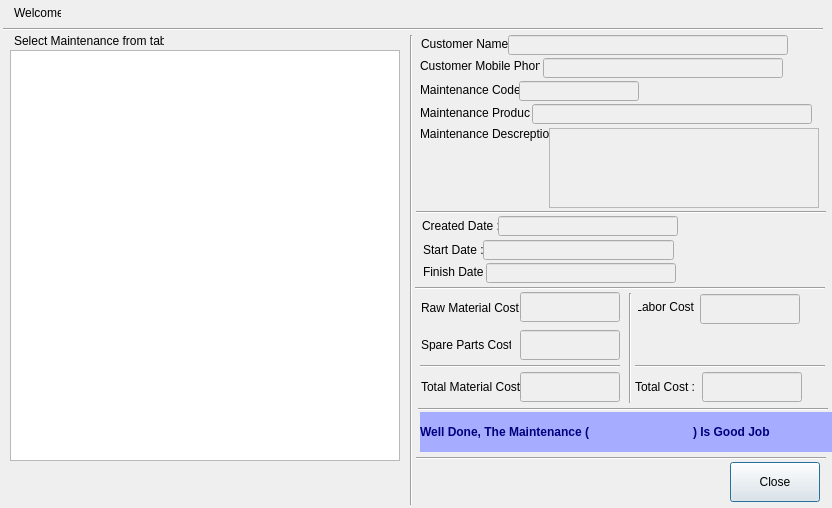
<?xml version="1.0" encoding="UTF-8"?>
<ui version="4.0">
	<class>lastMaintenanceDialog</class>
	<widget class="QDialog" name="lastMaintenanceDialog">
		<property name="geometry">
			<rect>
				<x>0</x>
				<y>0</y>
				<width>832</width>
				<height>508</height>
			</rect>
		</property>
		<property name="windowTitle">
			<string>Closed Maintenance</string>
		</property>
		<widget class="QLabel" name="label">
			<property name="geometry">
				<rect>
					<x>14</x>
					<y>3</y>
					<width>47</width>
					<height>20</height>
				</rect>
			</property>
			<property name="text">
				<string>Welcome,</string>
			</property>
		</widget>
		<widget class="QLabel" name="loggeduser">
			<property name="geometry">
				<rect>
					<x>65</x>
					<y>3</y>
					<width>180</width>
					<height>20</height>
				</rect>
			</property>
			<property name="font">
				<font>
					<weight>75</weight>
					<bold>true</bold>
				</font>
			</property>
			<property name="text">
				<string/>
			</property>
		</widget>
		<widget class="Line" name="line">
			<property name="geometry">
				<rect>
					<x>3</x>
					<y>28</y>
					<width>820</width>
					<height>3</height>
				</rect>
			</property>
			<property name="orientation">
				<enum>Qt::Horizontal</enum>
			</property>
		</widget>
		<widget class="QLabel" name="label_3">
			<property name="geometry">
				<rect>
					<x>14</x>
					<y>31</y>
					<width>150</width>
					<height>20</height>
				</rect>
			</property>
			<property name="text">
				<string>Select Maintenance from table :</string>
			</property>
		</widget>
		<widget class="QTableView" name="tableView">
			<property name="geometry">
				<rect>
					<x>10</x>
					<y>50</y>
					<width>390</width>
					<height>411</height>
				</rect>
			</property>
		</widget>
		<widget class="Line" name="line_2">
			<property name="geometry">
				<rect>
					<x>410</x>
					<y>35</y>
					<width>3</width>
					<height>470</height>
				</rect>
			</property>
			<property name="orientation">
				<enum>Qt::Vertical</enum>
			</property>
		</widget>
		<widget class="QLabel" name="label_4">
			<property name="geometry">
				<rect>
					<x>420</x>
					<y>83</y>
					<width>100</width>
					<height>13</height>
				</rect>
			</property>
			<property name="text">
				<string>Maintenance Code :</string>
			</property>
		</widget>
		<widget class="QLabel" name="label_5">
			<property name="geometry">
				<rect>
					<x>420</x>
					<y>103</y>
					<width>110</width>
					<height>20</height>
				</rect>
			</property>
			<property name="text">
				<string>Maintenance Product :</string>
			</property>
		</widget>
		<widget class="QLabel" name="label_6">
			<property name="geometry">
				<rect>
					<x>420</x>
					<y>124</y>
					<width>130</width>
					<height>20</height>
				</rect>
			</property>
			<property name="text">
				<string>Maintenance Descreption :</string>
			</property>
		</widget>
		<widget class="QLabel" name="label_7">
			<property name="geometry">
				<rect>
					<x>421</x>
					<y>34</y>
					<width>90</width>
					<height>20</height>
				</rect>
			</property>
			<property name="text">
				<string>Customer Name :</string>
			</property>
		</widget>
		<widget class="QLabel" name="label_8">
			<property name="geometry">
				<rect>
					<x>420</x>
					<y>56</y>
					<width>120</width>
					<height>20</height>
				</rect>
			</property>
			<property name="text">
				<string>Customer Mobile Phone :</string>
			</property>
		</widget>
		<widget class="QLineEdit" name="maintCodelbl">
			<property name="enabled">
				<bool>false</bool>
			</property>
			<property name="geometry">
				<rect>
					<x>519</x>
					<y>81</y>
					<width>120</width>
					<height>20</height>
				</rect>
			</property>
			<property name="font">
				<font>
					<pointsize>9</pointsize>
					<weight>75</weight>
					<bold>true</bold>
				</font>
			</property>
			<property name="styleSheet">
				<string notr="true">color: rgb(255, 0, 0);</string>
			</property>
		</widget>
		<widget class="QLineEdit" name="maintProductlbl">
			<property name="enabled">
				<bool>false</bool>
			</property>
			<property name="geometry">
				<rect>
					<x>532</x>
					<y>104</y>
					<width>280</width>
					<height>20</height>
				</rect>
			</property>
			<property name="font">
				<font>
					<pointsize>9</pointsize>
					<weight>75</weight>
					<bold>true</bold>
				</font>
			</property>
			<property name="styleSheet">
				<string notr="true">color: rgb(255, 0, 0);</string>
			</property>
		</widget>
		<widget class="QTextBrowser" name="maintDesclbl">
			<property name="enabled">
				<bool>false</bool>
			</property>
			<property name="geometry">
				<rect>
					<x>549</x>
					<y>128</y>
					<width>270</width>
					<height>80</height>
				</rect>
			</property>
			<property name="font">
				<font>
					<pointsize>9</pointsize>
					<weight>75</weight>
					<bold>true</bold>
				</font>
			</property>
			<property name="styleSheet">
				<string notr="true">color: rgb(255, 0, 0);</string>
			</property>
			<property name="lineWidth">
				<number>1</number>
			</property>
		</widget>
		<widget class="QLineEdit" name="custNamelbl">
			<property name="enabled">
				<bool>false</bool>
			</property>
			<property name="geometry">
				<rect>
					<x>508</x>
					<y>35</y>
					<width>280</width>
					<height>20</height>
				</rect>
			</property>
			<property name="font">
				<font>
					<pointsize>9</pointsize>
					<weight>75</weight>
					<bold>true</bold>
				</font>
			</property>
			<property name="styleSheet">
				<string notr="true">color: rgb(255, 0, 0);</string>
			</property>
		</widget>
		<widget class="QLineEdit" name="custMobilePhonelbl">
			<property name="enabled">
				<bool>false</bool>
			</property>
			<property name="geometry">
				<rect>
					<x>543</x>
					<y>58</y>
					<width>240</width>
					<height>20</height>
				</rect>
			</property>
			<property name="font">
				<font>
					<pointsize>9</pointsize>
					<weight>75</weight>
					<bold>true</bold>
				</font>
			</property>
			<property name="styleSheet">
				<string notr="true">color: rgb(255, 0, 0);</string>
			</property>
		</widget>
		<widget class="Line" name="line_3">
			<property name="geometry">
				<rect>
					<x>416</x>
					<y>211</y>
					<width>410</width>
					<height>3</height>
				</rect>
			</property>
			<property name="orientation">
				<enum>Qt::Horizontal</enum>
			</property>
		</widget>
		<widget class="QPushButton" name="closebtn">
			<property name="geometry">
				<rect>
					<x>730</x>
					<y>462</y>
					<width>90</width>
					<height>40</height>
				</rect>
			</property>
			<property name="text">
				<string>Close</string>
			</property>
		</widget>
		<widget class="Line" name="line_4">
			<property name="geometry">
				<rect>
					<x>416</x>
					<y>448</y>
					<width>410</width>
					<height>20</height>
				</rect>
			</property>
			<property name="orientation">
				<enum>Qt::Horizontal</enum>
			</property>
		</widget>
		<widget class="QLabel" name="label_2">
			<property name="geometry">
				<rect>
					<x>421</x>
					<y>301</y>
					<width>100</width>
					<height>13</height>
				</rect>
			</property>
			<property name="text">
				<string>Raw Material Cost :</string>
			</property>
		</widget>
		<widget class="QLabel" name="label_9">
			<property name="geometry">
				<rect>
					<x>421</x>
					<y>338</y>
					<width>90</width>
					<height>13</height>
				</rect>
			</property>
			<property name="text">
				<string>Spare Parts Cost :</string>
			</property>
		</widget>
		<widget class="QLabel" name="label_10">
			<property name="geometry">
				<rect>
					<x>421</x>
					<y>380</y>
					<width>100</width>
					<height>13</height>
				</rect>
			</property>
			<property name="text">
				<string>Total Material Cost :</string>
			</property>
		</widget>
		<widget class="QLabel" name="label_11">
			<property name="geometry">
				<rect>
					<x>638</x>
					<y>297</y>
					<width>60</width>
					<height>20</height>
				</rect>
			</property>
			<property name="text">
				<string>Labor Cost :</string>
			</property>
			<property name="alignment">
				<set>Qt::AlignCenter</set>
			</property>
		</widget>
		<widget class="QLineEdit" name="rowCostlbl">
			<property name="enabled">
				<bool>false</bool>
			</property>
			<property name="geometry">
				<rect>
					<x>520</x>
					<y>292</y>
					<width>100</width>
					<height>30</height>
				</rect>
			</property>
			<property name="font">
				<font>
					<pointsize>9</pointsize>
					<weight>75</weight>
					<italic>true</italic>
					<bold>true</bold>
				</font>
			</property>
			<property name="styleSheet">
				<string notr="true">color: rgb(255, 0, 0);</string>
			</property>
		</widget>
		<widget class="QLineEdit" name="spCostlbl">
			<property name="enabled">
				<bool>false</bool>
			</property>
			<property name="geometry">
				<rect>
					<x>520</x>
					<y>330</y>
					<width>100</width>
					<height>30</height>
				</rect>
			</property>
			<property name="font">
				<font>
					<pointsize>9</pointsize>
					<weight>75</weight>
					<italic>true</italic>
					<bold>true</bold>
				</font>
			</property>
			<property name="styleSheet">
				<string notr="true">color: rgb(255, 0, 0);</string>
			</property>
		</widget>
		<widget class="QLineEdit" name="matTotalCostlbl">
			<property name="enabled">
				<bool>false</bool>
			</property>
			<property name="geometry">
				<rect>
					<x>520</x>
					<y>372</y>
					<width>100</width>
					<height>30</height>
				</rect>
			</property>
			<property name="font">
				<font>
					<pointsize>9</pointsize>
					<weight>75</weight>
					<italic>true</italic>
					<bold>true</bold>
				</font>
			</property>
			<property name="styleSheet">
				<string notr="true">color: rgb(255, 0, 0);</string>
			</property>
		</widget>
		<widget class="Line" name="line_5">
			<property name="geometry">
				<rect>
					<x>629</x>
					<y>293</y>
					<width>3</width>
					<height>110</height>
				</rect>
			</property>
			<property name="orientation">
				<enum>Qt::Vertical</enum>
			</property>
		</widget>
		<widget class="QLabel" name="label_12">
			<property name="geometry">
				<rect>
					<x>635</x>
					<y>377</y>
					<width>60</width>
					<height>20</height>
				</rect>
			</property>
			<property name="text">
				<string>Total Cost :</string>
			</property>
			<property name="alignment">
				<set>Qt::AlignCenter</set>
			</property>
		</widget>
		<widget class="QLineEdit" name="laborled">
			<property name="enabled">
				<bool>false</bool>
			</property>
			<property name="geometry">
				<rect>
					<x>700</x>
					<y>294</y>
					<width>100</width>
					<height>30</height>
				</rect>
			</property>
		</widget>
		<widget class="Line" name="line_6">
			<property name="geometry">
				<rect>
					<x>418</x>
					<y>408</y>
					<width>410</width>
					<height>3</height>
				</rect>
			</property>
			<property name="orientation">
				<enum>Qt::Horizontal</enum>
			</property>
		</widget>
		<widget class="Line" name="line_7">
			<property name="geometry">
				<rect>
					<x>420</x>
					<y>365</y>
					<width>200</width>
					<height>3</height>
				</rect>
			</property>
			<property name="orientation">
				<enum>Qt::Horizontal</enum>
			</property>
		</widget>
		<widget class="QLineEdit" name="totalCostlbl">
			<property name="enabled">
				<bool>false</bool>
			</property>
			<property name="geometry">
				<rect>
					<x>702</x>
					<y>372</y>
					<width>100</width>
					<height>30</height>
				</rect>
			</property>
			<property name="font">
				<font>
					<pointsize>10</pointsize>
					<weight>75</weight>
					<italic>true</italic>
					<bold>true</bold>
				</font>
			</property>
			<property name="styleSheet">
				<string notr="true">color: rgb(255, 0, 0);</string>
			</property>
		</widget>
		<widget class="Line" name="line_9">
			<property name="geometry">
				<rect>
					<x>635</x>
					<y>365</y>
					<width>190</width>
					<height>3</height>
				</rect>
			</property>
			<property name="orientation">
				<enum>Qt::Horizontal</enum>
			</property>
		</widget>
		<widget class="Line" name="line_10">
			<property name="geometry">
				<rect>
					<x>415</x>
					<y>287</y>
					<width>410</width>
					<height>3</height>
				</rect>
			</property>
			<property name="orientation">
				<enum>Qt::Horizontal</enum>
			</property>
		</widget>
		<widget class="QLabel" name="label_13">
			<property name="geometry">
				<rect>
					<x>422</x>
					<y>219</y>
					<width>80</width>
					<height>13</height>
				</rect>
			</property>
			<property name="text">
				<string>Created Date :</string>
			</property>
		</widget>
		<widget class="QLabel" name="label_14">
			<property name="geometry">
				<rect>
					<x>423</x>
					<y>243</y>
					<width>80</width>
					<height>13</height>
				</rect>
			</property>
			<property name="text">
				<string>Start Date :</string>
			</property>
		</widget>
		<widget class="QLabel" name="label_15">
			<property name="geometry">
				<rect>
					<x>423</x>
					<y>265</y>
					<width>80</width>
					<height>13</height>
				</rect>
			</property>
			<property name="text">
				<string>Finish Date :</string>
			</property>
		</widget>
		<widget class="QLineEdit" name="createdlbl">
			<property name="enabled">
				<bool>false</bool>
			</property>
			<property name="geometry">
				<rect>
					<x>498</x>
					<y>216</y>
					<width>180</width>
					<height>20</height>
				</rect>
			</property>
			<property name="font">
				<font>
					<pointsize>9</pointsize>
					<weight>75</weight>
					<bold>true</bold>
				</font>
			</property>
			<property name="styleSheet">
				<string notr="true">color: rgb(255, 0, 0);</string>
			</property>
		</widget>
		<widget class="QLineEdit" name="startlbl">
			<property name="enabled">
				<bool>false</bool>
			</property>
			<property name="geometry">
				<rect>
					<x>483</x>
					<y>240</y>
					<width>191</width>
					<height>20</height>
				</rect>
			</property>
			<property name="font">
				<font>
					<pointsize>9</pointsize>
					<weight>75</weight>
					<bold>true</bold>
				</font>
			</property>
			<property name="styleSheet">
				<string notr="true">color: rgb(255, 0, 0);</string>
			</property>
		</widget>
		<widget class="QLineEdit" name="finishlbl">
			<property name="enabled">
				<bool>false</bool>
			</property>
			<property name="geometry">
				<rect>
					<x>486</x>
					<y>263</y>
					<width>190</width>
					<height>20</height>
				</rect>
			</property>
			<property name="font">
				<font>
					<pointsize>9</pointsize>
					<weight>75</weight>
					<bold>true</bold>
				</font>
			</property>
			<property name="styleSheet">
				<string notr="true">color: rgb(255, 0, 0);</string>
			</property>
		</widget>
		<widget class="QLabel" name="label_16">
			<property name="geometry">
				<rect>
					<x>420</x>
					<y>412</y>
					<width>190</width>
					<height>40</height>
				</rect>
			</property>
			<property name="font">
				<font>
					<pointsize>9</pointsize>
					<weight>75</weight>
					<bold>true</bold>
				</font>
			</property>
			<property name="styleSheet">
				<string notr="true">background-color: rgb(166, 172, 255);
					color: rgb(0, 0, 127);
				</string>
			</property>
			<property name="text">
				<string>Well Done, The Maintenance (</string>
			</property>
		</widget>
		<widget class="QLabel" name="label_17">
			<property name="geometry">
				<rect>
					<x>693</x>
					<y>412</y>
					<width>140</width>
					<height>40</height>
				</rect>
			</property>
			<property name="font">
				<font>
					<pointsize>9</pointsize>
					<weight>75</weight>
					<bold>true</bold>
				</font>
			</property>
			<property name="styleSheet">
				<string notr="true">background-color: rgb(166, 172, 255);
					color: rgb(0, 0, 127);
				</string>
			</property>
			<property name="text">
				<string>) Is Good Job</string>
			</property>
		</widget>
		<widget class="QLabel" name="fmcodelbl">
			<property name="geometry">
				<rect>
					<x>603</x>
					<y>412</y>
					<width>90</width>
					<height>40</height>
				</rect>
			</property>
			<property name="font">
				<font>
					<pointsize>9</pointsize>
					<weight>75</weight>
					<bold>true</bold>
				</font>
			</property>
			<property name="styleSheet">
				<string notr="true">background-color: rgb(166, 172, 255);
					color: rgb(0, 0, 127);
				</string>
			</property>
			<property name="text">
				<string/>
			</property>
			<property name="alignment">
				<set>Qt::AlignCenter</set>
			</property>
		</widget>
	</widget>
	<resources/>
	<connections/>
</ui>
